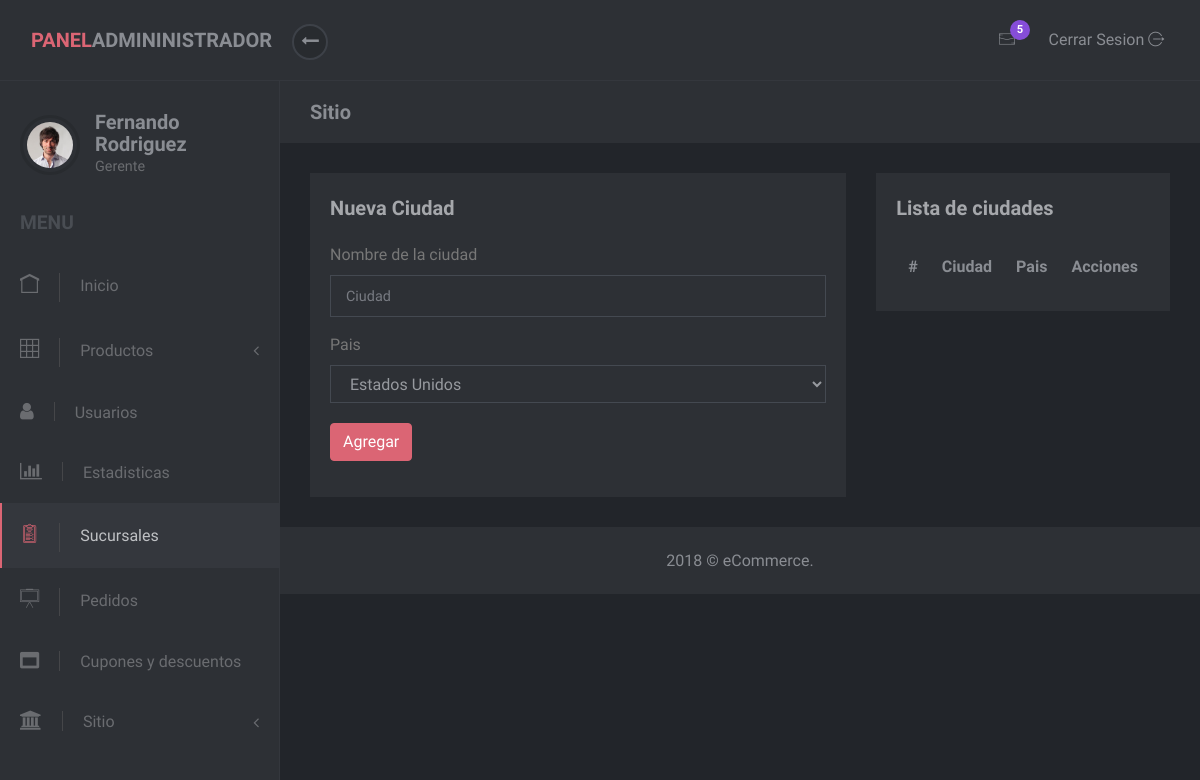
/admin/cities.php, run on an earlier commit of the app's database.
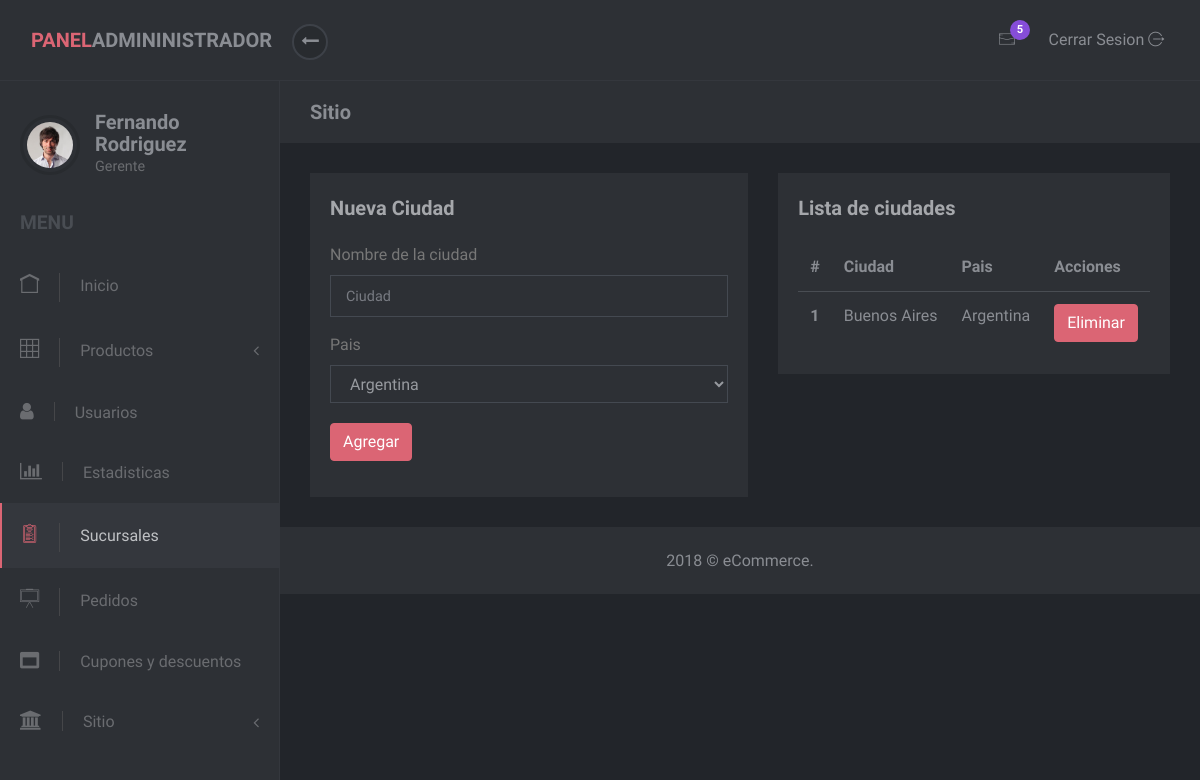
And on a later commit of the database.
### tables this page shows
CREATE TABLE `city` (
  `idCity` int(11) NOT NULL,
  `idCountry` int(11) NOT NULL,
  `name` varchar(255) NOT NULL
);

CREATE TABLE `country` (
  `idCountry` int(11) NOT NULL,
  `name` varchar(255) NOT NULL
);

### php/country.php (called while the page is built, shortened)
<?php
class Country
{
    function findCountryById($id)
    {
        $db = Database::getInstance();
        $mysqli = $db->getConnection();
        $sqlProcedure = "SELECT * FROM country WHERE idCountry='$id' LIMIT 1";
        if($result = $mysqli->query($sqlProcedure))
        {
            if(mysqli_num_rows($result) > 0)
            {
                $row = $result->fetch_array(MYSQLI_ASSOC);
                $this->name = $row["name"];
            }else{
                new LogFiles(__FUNCTION__,"No se encontro el id del pais.");
            }
        }else{
            new LogFiles(__FUNCTION__,"No puede devolver el pais.");
            header(ERROR_404);
        }
    }
    function getListOfCountries()
    {
        $db = Database::getInstance();
        $mysqli = $db->getConnection();
        $sqlProcedure = "SELECT * FROM country";
        if($result = $mysqli->query($sqlProcedure))
        {
                $listaCountries = array();
                while ($row = $result->fetch_assoc())
                {
                    $listaCountries[] = $row;
                }
                return $listaCountries;
        }else{
            new LogFiles(__FUNCTION__,"No puede devolver todos los paises.");
            header(ERROR_404);
        }
        return null;
    }
}
?>

### admin/requestsAdmin.php (called while the page is built, shortened)
<?php
include_once(dirname(__FILE__) . "/.." . "/php/country.php");
include_once(dirname(__FILE__) . "/.." . "/php/city.php");
function countryListar()
{
    $pais = new Country();
    return $pais->getListOfCountries();
}
function cityListar()
{
    $city = new City();
    return $city->getListOfCities();
}
?>

### php/city.php (called while the page is built, shortened)
<?php
class City
{
    function getListOfCities()
    {
        $db = Database::getInstance();
        $mysqli = $db->getConnection();
        $sqlProcedure = "SELECT * FROM city";
        if($result = $mysqli->query($sqlProcedure))
        {
                $listaCities = array();
                while ($row = $result->fetch_assoc())
                {
                    $listaCities[] = $row;
                }
                return $listaCities;
        }else{
            new LogFiles(__FUNCTION__,"No puede devolver todos las ciudades");
            header(ERROR_404);
        }
        return null;
    }
}
?>

### admin/cities.php (the view, shortened to what the changed rows need)
<?php
   include(dirname(__FILE__) . "/requestsAdmin.php");
?>
<!DOCTYPE html>
<html>
   <head>
      <link rel="stylesheet" href="vendor/bootstrap/css/bootstrap.min.css">
      <link rel="stylesheet" href="vendor/font-awesome/css/font-awesome.min.css">
      <link rel="stylesheet" href="css/font.css">
      <link rel="stylesheet" href="css/style.pink.css" id="theme-stylesheet">
      <link rel="stylesheet" href="css/custom.css">
   </head>
   <body>
      <div class="d-flex align-items-stretch">
         <nav id="sidebar">
            <div class="sidebar-header d-flex align-items-center">
               <div class="title">
                  <h1 class="h5">Fernando Rodriguez</h1>
               </div>
            </div>
         </nav>
         <div class="page-content">
            <div class="page-header">
               <div class="container-fluid">
                  <h2 class="h5 no-margin-bottom">Sitio</h2>
               </div>
            </div>
            <section class="no-padding-top no-padding-bottom">
               <div class="container-fluid">
                  <div class="row">
                     <div class="col">
                        <div class="block">
                           <div class="block-body">
                              <div class="form-group">
                              <label class="form-control-label">Pais</label>
                                 <select class="form-control" id="codigoCountry">
                                <?php
                                    $paises = countryListar();
                                    foreach ($paises as $pais)
                                    {
                                ?>
                                 <option value="<?php echo $pais["idCountry"];?>"><?php echo $pais["name"]; ?></option>
                                    <?php } ?>
                                 </select>
                              </div>
                           </div>
                        </div>
                     </div>
                     <div id="table-cities">
                        <div class="col">
                           <div class="block margin-bottom-sm">
                              <table class="table">
                                 <thead>
                                    <tr>
                                       <th>#</th>
                                       <th>Ciudad</th>
                                       <th>Pais</th>
                                       <th>Acciones</th>
                                 </thead>
                                 <tbody>
                                    <?php
                                       $ciudades = cityListar();
                                       $count = 1;
                                       foreach ($ciudades as $ciudad)
                                       {
                                    ?>
                                    <tr>
                                       <th scope="row"><?php echo $count; ?></th>
                                       <td>
                                       <div contentEditable='true' class='edit-city' id='name_<?php echo $ciudad["idCity"]; ?>'><?php echo $ciudad["name"]; ?></div>
                                       </td>
                                       <td>
                                          <?php
                                          $pais = new Country();
                                          $pais->findCountryById($ciudad["idCountry"]);
                                          echo $pais->name;
                                          ?>
                                       </td>
                                       <td><input type="submit" value="Eliminar" onclick="eliminarCity(<?php echo $ciudad["idCity"]; ?>)" class="btn btn-primary"></td>
                                    </tr>
                                    <?php
                                       $count++;
                                       }
                                    ?>
                                 </tbody>
                              </table>
                           </div>
                        </div>
                     </div>
                  </div>
               </div>
            </section>
         </div>
      </div>
   </body>
</html>

What changed in the data, as far as the page shows it:
added city: name "Buenos Aires", idCountry.name "Argentina"
Also different on the page:
form field value: "Estados Unidos" → "Argentina"
